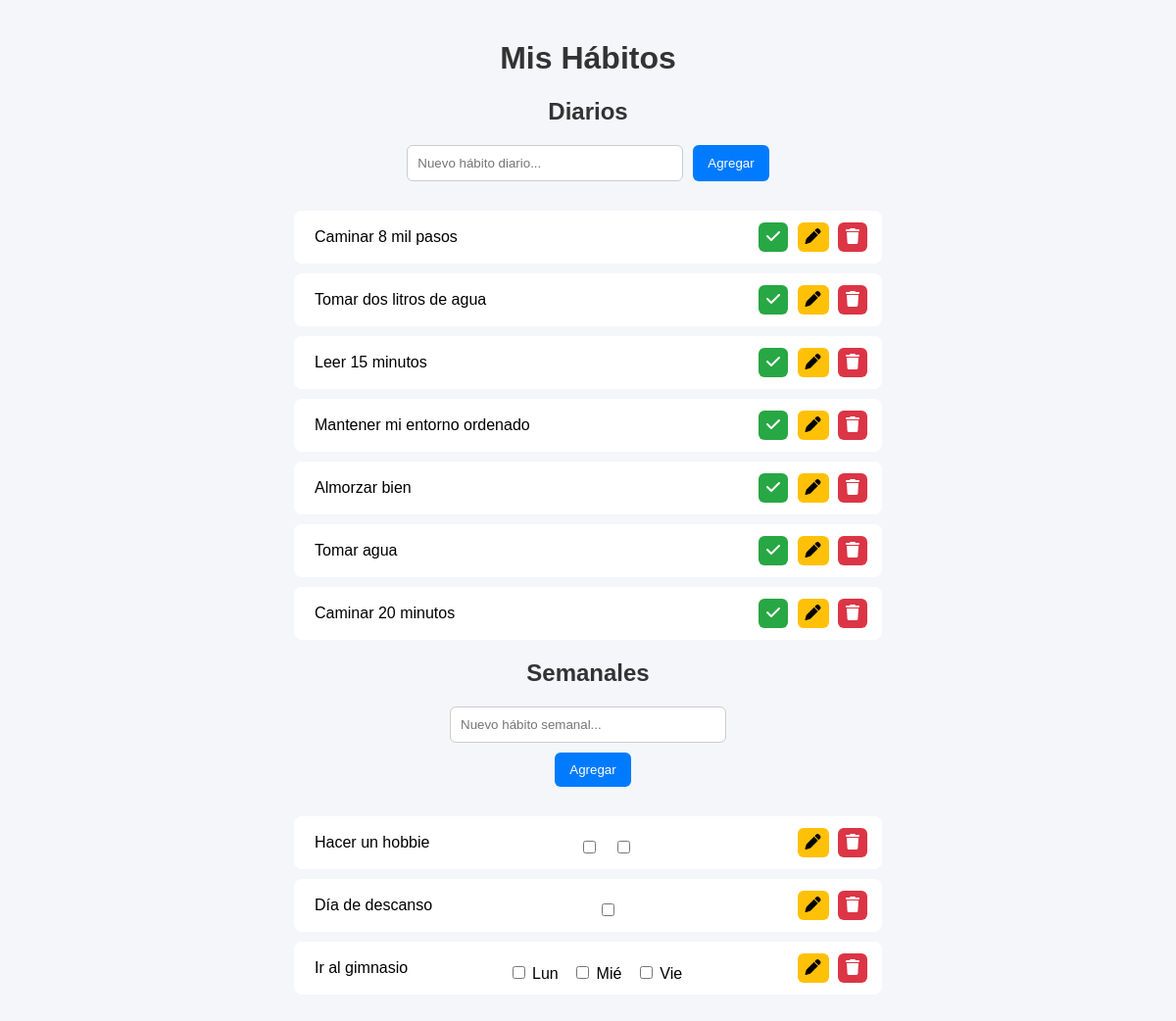
The page / on the database its author committed.
### app/models.py (models this page shows)
class DailyHabit(db.Model):
    __tablename__ = "daily_habits"
    id = db.Column(db.Integer, primary_key=True)
    name = db.Column(db.String(100), nullable=False)
    completed = db.Column(db.Boolean, default=False)

class WeeklyHabit(db.Model):
    __tablename__ = "weekly_habits"
    id = db.Column(db.Integer, primary_key=True)
    name = db.Column(db.String(100), nullable=False)
    completed = db.Column(db.Boolean, default=False)
    days = db.Column(db.String(50), nullable=False)

### app/routes/main.py (the view)
@main.route("/")
def index():
    daily = DailyHabit.query.all()
    weekly = WeeklyHabit.query.all()
    return render_template("index.html", daily=daily, weekly=weekly)

### app/templates/index.html (shortened to what this page needs)
<!DOCTYPE html>
<html lang="es">
<head>
    <link rel="stylesheet" href="https://cdnjs.cloudflare.com/ajax/libs/font-awesome/6.5.0/css/all.min.css">
</head>
<body>
    <h1>Mis Hábitos</h1>
    <h2> Diarios</h2>
    <form class="add-form" action="{{ url_for('main.add_daily_habit') }}" method="POST">
        <input type="text" name="name" placeholder="Nuevo hábito diario..." required>
        <button type="submit">Agregar</button>
    </form>
    <div class="habit-list">
        {% for habit in daily %}
        <div class="habit-item {% if habit.completed %}completed{% endif %}">
            <span>{{ habit.name }}</span>
            <div class="buttons">
                <form action="{{ url_for('main.toggle_daily', habit_id=habit.id) }}" method="POST" class="tooltip">
                    <button class="btn btn-complete" type="submit">
                        <i class="fa-solid fa-check"></i>
                    </button>
                </form>
                <a href="{{ url_for('main.edit_daily', habit_id=habit.id) }}" class="tooltip">
                    <button class="btn btn-edit" type="button">
                        <i class="fa-solid fa-pen"></i>
                    </button>
                </a>
                <form action="{{ url_for('main.delete_daily', habit_id=habit.id) }}" method="POST" class="tooltip">
                    <button class="btn btn-delete" type="submit">
                        <i class="fa-solid fa-trash"></i>
                    </button>
                </form>
            </div>
        </div>
        {% endfor %}
    </div>
<h2> Semanales</h2>
<form class="add-form" action="{{ url_for('main.add_weekly_habit') }}" method="POST"
      style="flex-direction: column; align-items:center;">
    <input type="text" name="name" placeholder="Nuevo hábito semanal..." required>
    <button type="submit" style="margin-top:10px;">Agregar</button>
</form>
<div class="habit-list">
    {% for habit in weekly %}
    <div class="habit-item">
        <span>{{ habit.name }}</span>
        <div class="days-box">
            {% set day_names = {
                'mon': 'Lun', 'tue': 'Mar', 'wed': 'Mié',
                'thu': 'Jue', 'fri': 'Vie', 'sat': 'Sáb', 'sun': 'Dom'
            } %}
            {% set days_list = habit.days.split(',') %}
            {% for d in days_list %}
            <form action="{{ url_for('logs.log_weekly', habit_id=habit.id) }}"
                  method="POST"
                  style="display:inline; margin-right:10px;">
                <label>
                    <input type="checkbox" onchange="this.form.submit()">
                    {{ day_names[d] }}
                </label>
            </form>
            {% endfor %}
        </div>
        <div class="buttons">
            <a href="{{ url_for('main.edit_weekly', habit_id=habit.id) }}" class="tooltip">
                <button class="btn btn-edit" type="button">
                    <i class="fa-solid fa-pen"></i>
                </button>
            </a>
            <form action="{{ url_for('main.delete_weekly', habit_id=habit.id) }}"
                  method="POST" class="tooltip">
                <button class="btn btn-delete" type="submit">
                    <i class="fa-solid fa-trash"></i>
                </button>
            </form>
        </div>
    </div>
    {% endfor %}
</div>
</body>
</html>

### app/templates/index.html (style rules this page uses)
body { font-family: Arial, sans-serif; background: #f4f6f9; margin: 0; padding: 20px; }
h1, h2 { text-align: center; color: #333; }
.add-form { display: flex; justify-content: center; margin-bottom: 20px; }
.add-form input { padding: 10px; width: 260px; border: 1px solid #ccc; border-radius: 6px; }
.add-form button { padding: 10px 15px; margin-left: 10px; background: #007bff; color: white; border: none; border-radius: 6px; cursor: pointer; }
.habit-list { max-width: 600px; margin: auto; margin-top: 30px; }
.habit-item { background: white; padding: 12px 15px; margin-bottom: 10px; border-radius: 8px; display: flex; justify-content: space-between; align-items: center; border-left: 6px solid transparent; }
.buttons form { display: inline; }
.btn { padding: 6px 8px; font-size: 16px; border: none; cursor: pointer; border-radius: 6px; margin-left: 5px; }
.btn-complete { background: #28a745; color: white; }
.btn-edit { background: #ffc107; }
.btn-delete { background: #dc3545; color: white; }
.tooltip { position: relative; display: inline-block; }
.days-box { margin-top: 10px; }

### rows shown on the page
DailyHabit: name "Caminar 8 mil pasos"
DailyHabit: name "Tomar dos litros de agua"
DailyHabit: name "Leer 15 minutos"
DailyHabit: name "Mantener mi entorno ordenado"
DailyHabit: name "Almorzar bien"
DailyHabit: name "Tomar agua"
DailyHabit: name "Caminar 20 minutos"
WeeklyHabit: name "Hacer un hobbie"
WeeklyHabit: name "Día de descanso"
WeeklyHabit: name "Ir al gimnasio", day_names "Lun" "Mié" "Vie"
